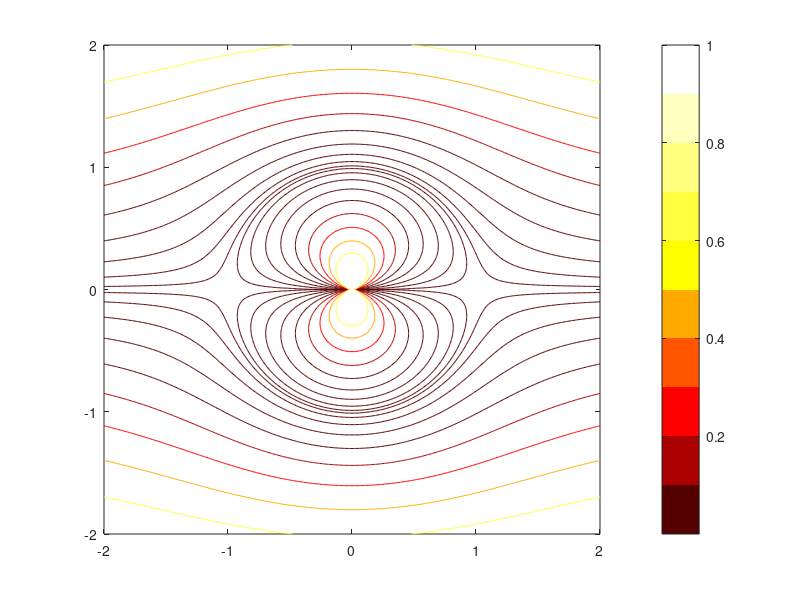

Write MATLAB code to recreate this figure.
clc; clear; 
x=-2:0.01:2;
y=x;

psi=zeros(length(y),length(x));
U=1;
a=1;

for ix=1:length(x)
    for iy=1:length(y)
        xc=x(ix); yc=y(iy); th=atan(yc/xc); r=sqrt(xc^2+yc^2);
       
        psi(iy,ix)=U*r^2*sin(th)^2*(1/2-3*a/4/r+a^3/4/r^3);
%         psi(iy,ix)=th;
    end
end

%
[c,h]=contour(x,y,psi,[0:0.1:1].^4); colorbar(); hold on; %clabel(c,h); 
% plot(x,real(sqrt(a^2-y.^2)),':k');
% plot(x,-real(sqrt(a^2-y.^2)),':k');
colormap(hot(10));